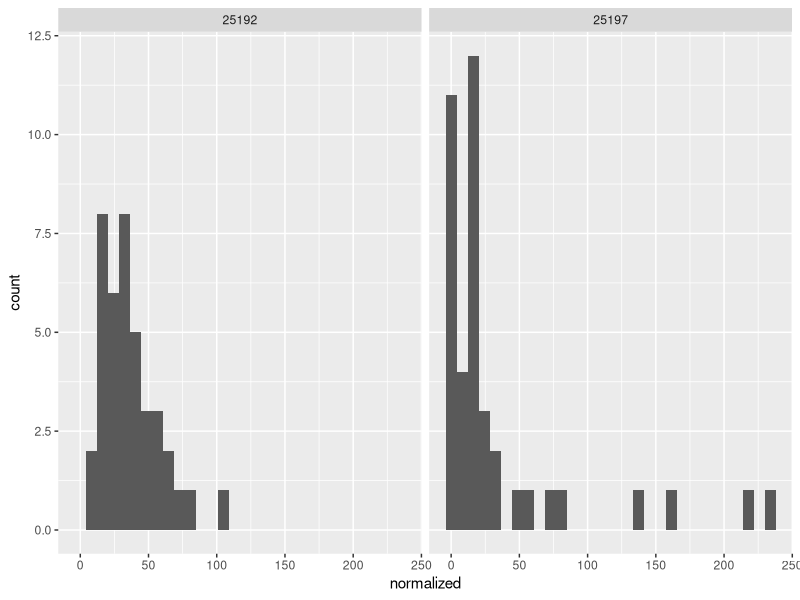
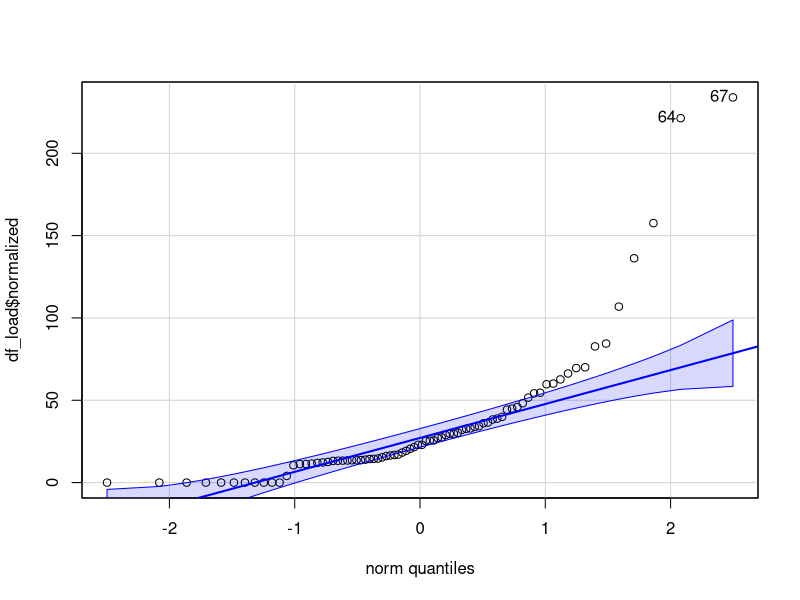
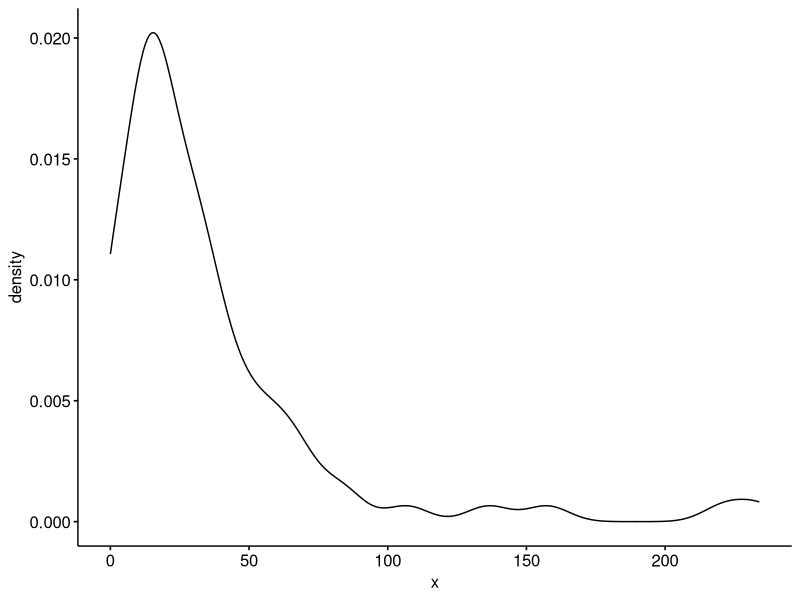
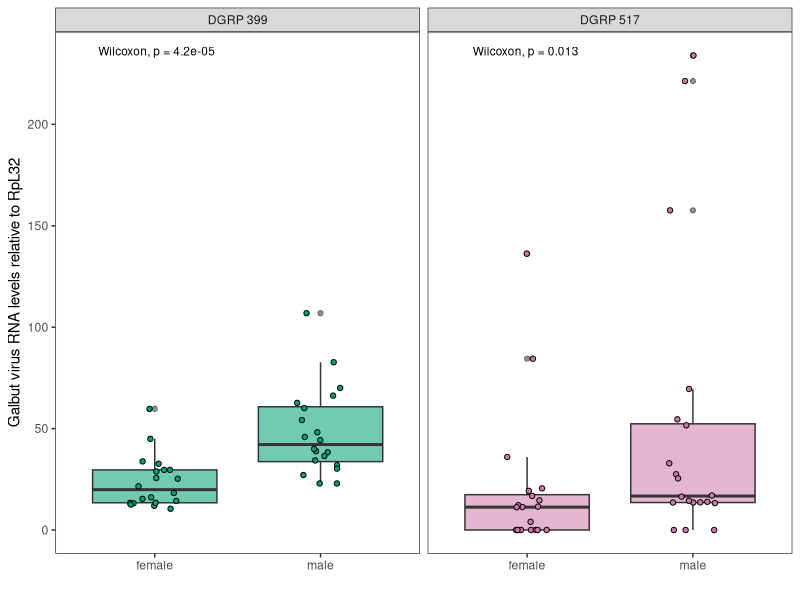
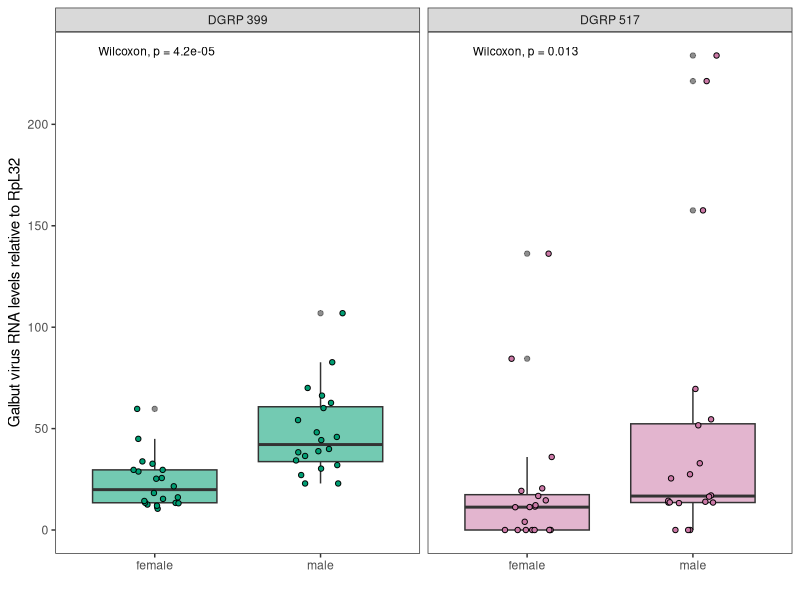
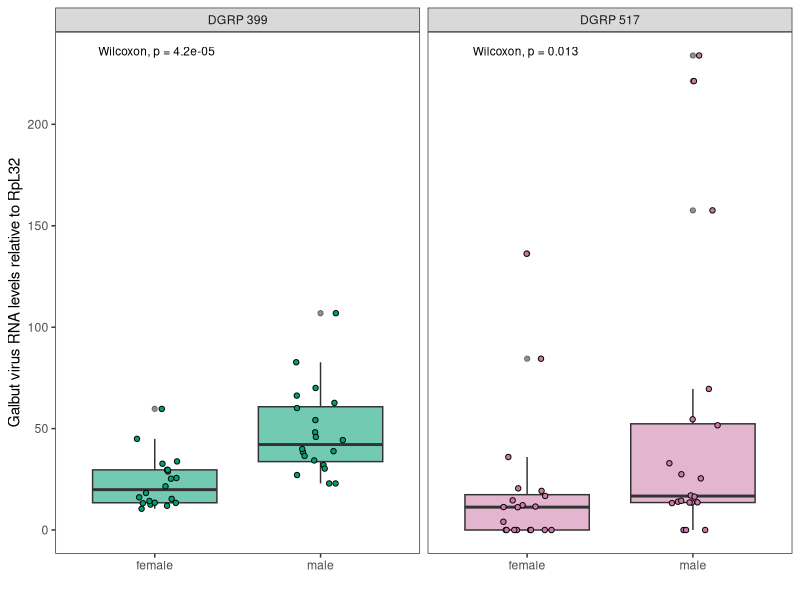

Here is the R script that generated these plots, in order:
#Script for analysis for Figure 5C
# Virus load analysis of testes and ovaries compared to bodies

#Aims of this script:

# 1) Plot the virus loads (as determined by virus RNA relative to RpL-32)
# 2) perform a statistical analysis to see if certain sexes have higher virus load

#Date: 2023-1-19
#Added geom_point over barplot for reviewers

library(tidyverse)
library(readxl)
library(ggpubr)

#set wd to where the file is saved
setwd(dirname(rstudioapi::getActiveDocumentContext()$path))

#import the data
df_load <- read_excel("galbut_virus_load_by_sex_strain.xlsx")

#statistical analysis

#does the data follow normality assumptions
#do testing to know wilcoxon vs t test

#doesn't appear to be normalized, do wilcoxon
ggplot(df_load, aes(x = normalized)) + 
  geom_histogram() +
  facet_wrap(~strain)
library(car)
qqp(df_load$normalized)
ggdensity(df_load$normalized)

# rename 25192 -> DGRP-399 
#        25197 -> DGRP-517 
df_load$strain <- as.character(df_load$strain)
df_load <- df_load %>% mutate(strain, strain = if_else(strain == "25192", "DGRP 399", "DGRP 517"))

#Plot each type by the respective sex
#do wilcoxon test
#showing it on a plot to be able to use tidyverse (ggplot2 with ggpubr)

ggplot(df_load, aes(sex, normalized)) +
  geom_boxplot(aes(fill = factor(strain), alpha = 0.8)) +
  geom_point(position = position_jitter(width = 0.15), aes(fill = interaction(strain)),
             pch=21) +
  labs(y = "Galbut virus RNA levels relative to RpL32",
       x = "") +
  scale_fill_manual(values=c("#009E73", "#CC79A7")) +
  theme_bw() + 
  theme(legend.position = "none",
        plot.title = element_text(hjust = 0.5),
        panel.grid = element_blank() ) +
  scale_y_continuous() +
  facet_wrap(~factor(strain)) +
  stat_compare_means(label.x = 0.8, size=3) #this naturally chose to do Wilcoxon

ggsave("strain_virus_load_2.pdf", width = 7.5, height = 4, units = "in")
ggsave("strain_virus_load.tiff", width = 7.5, height = 4, units = "in", dpi=300)
